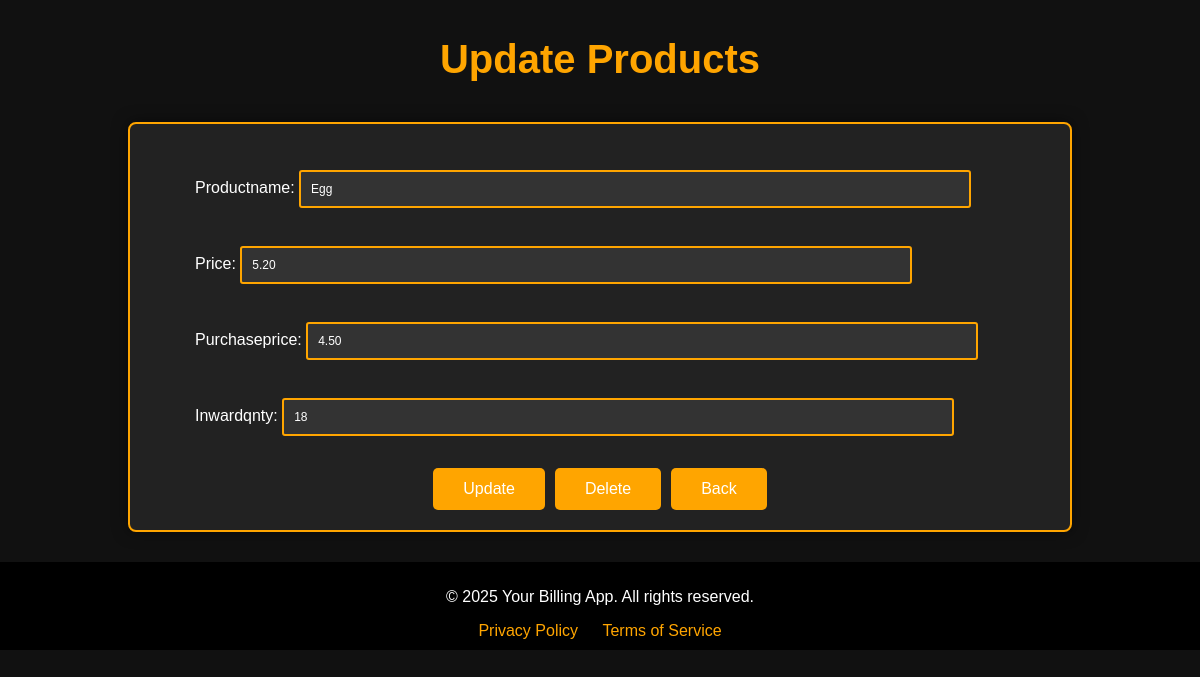
Page /updateproduct/1/ (signed in) on the committed database.
### zero/models.py (models this page shows, shortened)
class Products(models.Model):
	productid = models.AutoField(auto_created=True,primary_key=True)
	productname = models.CharField(max_length = 200)
	price = models.DecimalField(max_digits=5,decimal_places=2)
	purchaseprice = models.DecimalField(max_digits=5,decimal_places=2, default = 0)
	inwardqnty = models.IntegerField(default = 0)
	purchasedate = models.DateTimeField(auto_now=True)

### zero/views.py (the view)
# urls.py: path('updateproduct/<int:productid>/', views.updateproduct, name = "updateproduct"),
@login_required
def updateproduct(request, productid):
	product = get_object_or_404(Products, productid = productid)
	if request.method == 'POST':
		form = ProductsForm(request.POST, instance = product)
		if form.is_valid():
			form.save()
			return redirect('home')
	else:
		form = ProductsForm(instance = product)
	context = {'products': Products.objects.all(),'form': form,}
	return render(request, 'updateproduct.html', context)

### zero/forms.py
class ProductsForm(forms.ModelForm):
	class Meta:
		model = Products
		fields = ['productname', 'price','purchaseprice','inwardqnty']

### zero/templates/zero/updateproduct.html (shortened to what this page needs)
<!DOCTYPE html>
<html lang="en">
<head>
</head>
<body>
    <h1>Update Products</h1>
    <div class="form-container">
        <form method="post">
            {{ form.as_p }}
            <div class="button-container">
                <button type="submit">Update</button>
                <button type="submit">Delete</button>
                <a href="{% url 'home' %}">
                    <button type="button">Back</button>
                </a>
            </div>
        </form>
    </div>
    <footer>
        <p>© 2025 Your Billing App. All rights reserved.</p>
        <a href="#">Privacy Policy</a>
        <a href="#">Terms of Service</a>
    </footer>
</body>
</html>

### zero/templates/zero/updateproduct.html (style rules this page uses)
body { font-family: Arial, sans-serif; background-color: #111; color: white; margin: 0; padding: 0; box-sizing: border-box; }
h1 { text-align: center; color: orange; padding: 10px 0; font-size: 2.5em; }
.form-container { background-color: #222; border: 2px solid orange; padding: 20px; width: 80%; max-width: 900px; margin: 30px auto; border-radius: 8px; box-shadow: 0 0 15px rgba(0, 0, 0, 0.5); }
form { display: flex; flex-direction: column; justify-content: center; align-items: center; }
form p { text-align: left; margin-bottom: 2px; width: 90%; }
form input { width: 80%; padding: 10px; margin: 10px 0; border: 2px solid orange; border-radius: 3px; font-size: 12px; }
form input { background-color: #333; color: white; }
form button { background-color: orange; color: white; cursor: pointer; padding: 12px 30px; font-size: 16px; border-radius: 5px; border: none; }
.button-container { display: flex; justify-content: center; gap: 10px; width: 100%; margin-top: 20px; }
footer { text-align: center; background-color: black; color: white; padding: 10px 0; width: 100%; position: relative; }
footer a { color: orange; text-decoration: none; margin: 0 10px; }

### rows in the picture
Products: productname "Egg", price "5.20", purchaseprice "4.50", inwardqnty "18"
